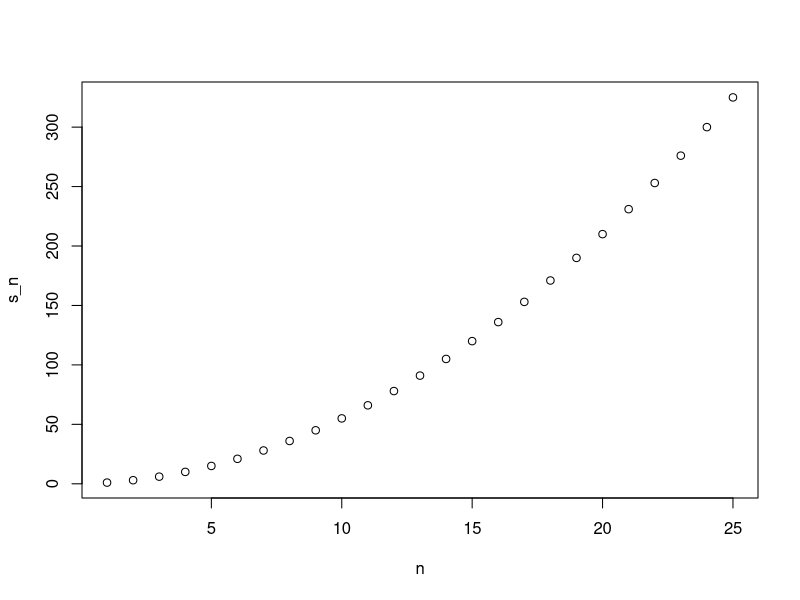
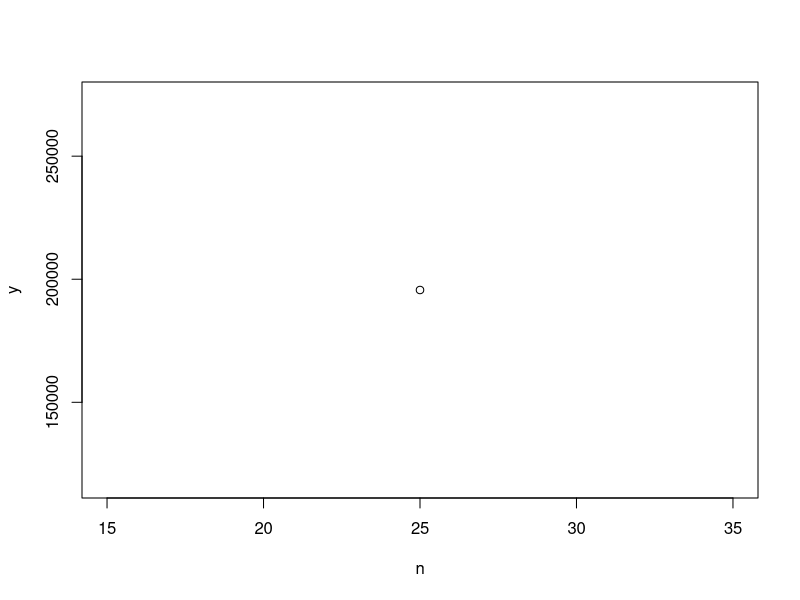

Write the R code that produced these figures, in order.
## ---- chunk 1
a <- 0
if(a!=0){
  print(1/a)
} else{
  print("No reciprocal for 0.")
}
#> [1] "No reciprocal for 0."
## ---- chunk 2
library(dslabs)
data(murders)
murder_rate <- murders$total / murders$population*100000
## ---- chunk 3
ind <- which.min(murder_rate)

if(murder_rate[ind] < 0.5){
  print(murders$state[ind]) 
} else{
  print("No state has murder rate that low")
}
#> [1] "Vermont"
## ---- chunk 4
if(murder_rate[ind] < 0.25){
  print(murders$state[ind]) 
} else{
  print("No state has a murder rate that low.")
}
#> [1] "No state has a murder rate that low."
## ---- chunk 5
a <- 0
ifelse(a > 0, 1/a, NA)
## ---- chunk 6
a <- c(0, 1, 2, -4, 5)
result <- ifelse(a > 0, 1/2, NA)
## ---- chunk 7
data(na_example)
no_nas <- ifelse(is.na(na_example), 0, na_example)
# na인 data들은 모두 0으로 바뀌고, 아닌것은 그 값 그대로 남음
sum(is.na(no_nas))
## ---- chunk 8
z <- c(TRUE, TRUE, FALSE)
any(z)
all(z)
#> [1] TRUE
#> [1] FALSE
## ---- chunk 9
avg <- function(x){
  s <- sum(x)
  n <- length(x)
  s/n
}
## ---- chunk 10
x <- 1:100
identical(mean(x), avg(x))
#> [1] TRUE
## ---- chunk 11
s <- 3
avg(1:10)
#> [1] 5.5
s
#> [1] 3
## ---- chunk 12
my_function <- function(VARIABLE_NAME){
#  perform operations on VARIABLE_NAME and calculate VALUE
  VALUE
}
## ---- chunk 13
avg <- function(x, arithmetic = TRUE){
  n <- length(x)
  ifelse(arithmetic, sum(x)/n, prod(x)^(1/n))
}
## ---- chunk 14
#The following objects are masked from ‘package:stats’:

#   filter, lag

#The following objects are masked from ‘package:base’:

#    intersect, setdiff, setequal, union
## ---- chunk 15
search()
## ---- chunk 16
stats::filter
## ---- chunk 17
dplyr::filter
## ---- chunk 18
compute_s_n <- function(n){
  x <- 1:n
  sum(x)
}
## ---- chunk 19
for(i in 1:5){
  print(i)
}
#> [1] 1
#> [1] 2
#> [1] 3
#> [1] 4
#> [1] 5
## ---- chunk 20
m <- 25
s_n <- vector(length = 25) # create an empty vector
for(n in 1:m) {
  s_n[n] <- compute_s_n(n)
}
## ---- chunk 21
n <- 1:m
plot(n, s_n)
## ---- chunk 22
x <- 1:10
sqrt(x)
#>  [1] 1.00 1.41 1.73 2.00 2.24 2.45 2.65 2.83 3.00 3.16
y <- 1:10
x*y
#>  [1]   1   4   9  16  25  36  49  64  81 100
## ---- chunk 23
n <- 1:25
compute_s_n(n)
## ---- chunk 24
x <- 1:10
sapply(x, sqrt)
#>  [1] 1.00 1.41 1.73 2.00 2.24 2.45 2.65 2.83 3.00 3.16
## ---- chunk 25
n <- 1:25
s_n <- sapply(n, compute_s_n)
## ---- chunk 26
x <- c(1,2,-3,4)

if(all(x>0)){
  print("All Postives")
} else{
  print("Not all positives")
}
## ---- chunk 27
#> [1] "Not all positives"
## ---- chunk 28
# a. all(x)
## ---- chunk 29
x = "united of states"
if (nchar(x) > 8) {
new_names <- "USA"
}
## ---- chunk 30
sum_n <- function(n){
  x <- 1:n
  sum(x)
}
sum_n(5000)
#> [1] 12502500
## ---- chunk 31

altman_plot <- function(x, y){
  
  sum <- x + y
  
  if (x > y){
    difference <- x - y}
    else{
      difference <- y - x
    }
   
  s <- sum
  d <- difference
  plot(s, d)
}


## ---- chunk 32
x <- 3
my_func <- function(y){
  x <- 5
  y+5
}
#> 3
## ---- chunk 33
compute_s_n <- function(n){
  x <- 1:n
  y <- x^2
  sum(y)
}
compute_s_n(10)
#> [1] 385
## ---- chunk 34
compute_s_n <- function(n){
  x <- 1:n 
  y <- x^2
  sum(y)
}
s_n <- vector("numeric", 25)
for (n in 1: 25){
  s_n[n] <- compute_s_n(n)
}
## ---- chunk 35
n <- 1:25
s_n <- sapply(n, compute_s_n)
## ---- chunk 36
n = 25
x <- (1^2:n^2)
y <- sum(x)
plot(n, y)
